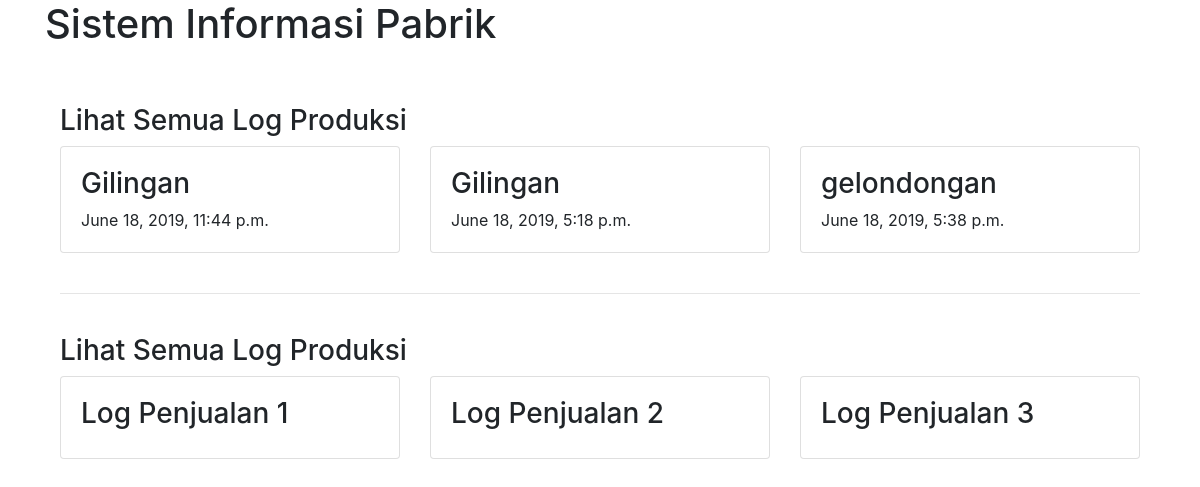
The page / on the database its author committed.
### produksi/models.py (models this page shows, shortened)
class LogBarang(models.Model):
    barang = models.ForeignKey(
        ListBarang, on_delete=models.CASCADE
    )
    jumlah = models.IntegerField()
    waktu = models.DateTimeField(null=True, blank=True)

class ListBarang(models.Model):
    nama = models.TextField(max_length=30)
    def __str__(self):
        return self.nama

### prepabrik/views.py (the view)
# urls.py: path('', home_page),
def home_page(request):
    ls = LogBarang.objects.all()[:3]
    title = 'Sistem Informasi Pabrik'
    template_name = "home.html"
    context = {"title": title,'list_barang':ls}
    return render(request, template_name, context)

### templates/home.html
{% extends "base.html" %}
{% block content %}
<h1>{{ title }}</h1>
<br><br>
<div class="container">
    <h3>Lihat Semua Log Produksi</h3>
    <div class="row">
        {% for barang in list_barang %}
        <div class="col-md 4">
            <div class="card">
                <div class="card-body">
                    <h3>{{ barang.barang }}</h3>
                    <p class="card-text">
                        {{ barang.waktu }}
                    </p>
                </div>
            </div>
        </div>
        {% endfor %}
    </div>
    <br><hr><br>
    <h3>Lihat Semua Log Produksi</h3>
    <div class="row">
            <div class="col-md 4">
                <div class="card">
                    <div class="card-body">
                        <h3>Log Penjualan 1</h3>
                    </div>
                </div>
            </div>
            <div class="col-md 4">
                <div class="card">
                    <div class="card-body">
                        <h3>Log Penjualan 2</h3>
                    </div>
                </div>
            </div>
            <div class="col-md 4">
                <div class="card">
                    <div class="card-body">
                        <h3>Log Penjualan 3</h3>
                    </div>
                </div>
            </div>
        </div>
</div>
{% endblock %}

### rows shown on the page
LogBarang: barang "Gilingan", waktu "June 18, 2019, 11:44 p.m."
LogBarang: barang "Gilingan", waktu "June 18, 2019, 5:18 p.m."
LogBarang: barang "gelondongan", waktu "June 18, 2019, 5:38 p.m."

### other values the page prints
{{ title }} "Sistem Informasi Pabrik"
